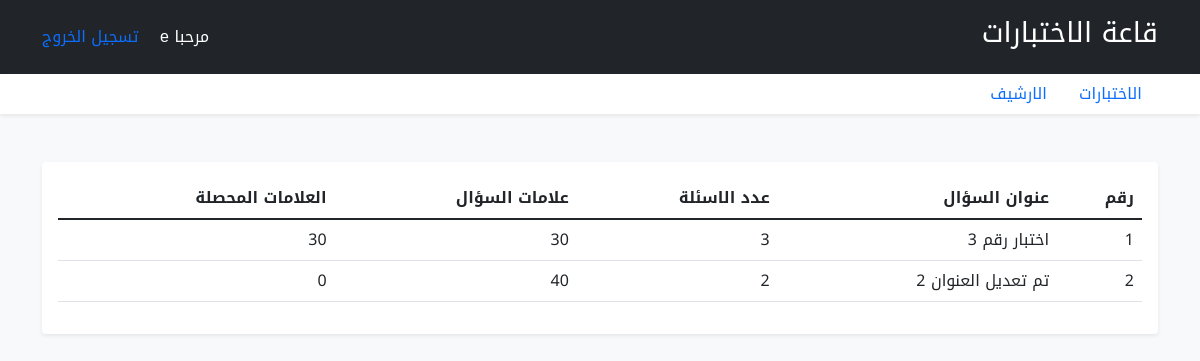
/account/archive.php (signed in), run on the app's committed database.
### tables this page shows
CREATE TABLE `mark` (
  `username` varchar(255) NOT NULL,
  `id_que` varchar(255) NOT NULL,
  `mark` int(11) NOT NULL
);

CREATE TABLE `main_que` (
  `id` varchar(255) NOT NULL,
  `title` varchar(255) NOT NULL,
  `num` varchar(255) NOT NULL,
  `mark` varchar(255) NOT NULL
);

### includes/function.php (called while the page is built, shortened)
<?php
function getSession($key){
    if(isset($_SESSION[$key]) and $_SESSION[$key]!= null){
        return $_SESSION[$key];
    }else{
        return false;
    }
}
?>

### account/archive.php (the view)
<?php include "includes/header.php"?>
<?php include "includes/nav.php" ?>
    <div class="container">
        <div class="row">
            <div class="col">
                <div class="bg-white mt-5 bodrder border-secondary p-3 shadow-sm rounded">
                    <table class="table">
                        <thead>
                            <tr>
                                <th>رقم</th>
                                <th>عنوان السؤال</th>
                                <th>عدد الاسئلة</th>
                                <th>علامات السؤال</th>
                                <th>العلامات المحصلة</th>
                            </tr>
                        </thead>
                        <tbody>
                            <?php
                        if(getSession('username')){
                            $username=getSession('username');
                            $index=1;
                            $query="SELECT * FROM mark WHERE username='{$username}'";
                            $data=mysqli_query($connect,$query);
                            while($row=mysqli_fetch_assoc($data)){
                                $id=$row['id_que'];
                                echo '<tr>';
                                echo "<td>{$index}</td>";
                                $query2="SELECT * FROM main_que WHERE id='{$id}'";
                                $data2=mysqli_query($connect,$query2);
                                while($row2=mysqli_fetch_assoc($data2)){
                                    echo "<td>{$row2['title']}</td>";
                                    echo "<td>{$row2['num']}</td>";
                                    echo "<td>{$row2['mark']}</td>";
                                }
                                echo "<td>{$row['mark']}</td>";
                                echo '</tr>';
                                $index++;
                            }
                        }
                            ?>
                        </tbody>
                    </table>
                </div>
            </div>
        </div>
    </div>
<?php include "includes/footer.php"?>

### css/style.css (style rules this page uses)
* { font-family: 'Noto Kufi Arabic', sans-serif; box-sizing: border-box; }

### data on the page
mark: mark "30"
main_que: title "اختبار رقم 3", num "3", mark "30"
mark: mark "0"
main_que: title "تم تعديل العنوان 2", num "2", mark "40"

### other printed values
getSession('username') "e"
